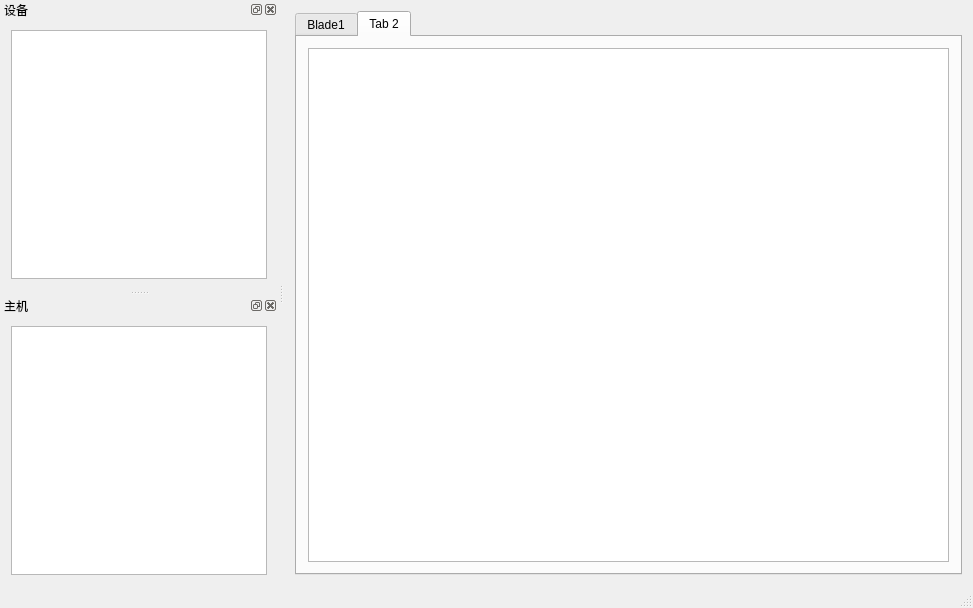
<?xml version="1.0" encoding="UTF-8"?>
<ui version="4.0">
 <class>Monitor</class>
 <widget class="QMainWindow" name="Monitor">
  <property name="geometry">
   <rect>
    <x>0</x>
    <y>0</y>
    <width>973</width>
    <height>608</height>
   </rect>
  </property>
  <property name="windowTitle">
   <string>Monitor</string>
  </property>
  <property name="accessibleName">
   <string/>
  </property>
  <widget class="QWidget" name="centralWidget">
   <layout class="QHBoxLayout" name="horizontalLayout">
    <item>
     <widget class="QTabWidget" name="tabWidget">
      <property name="currentIndex">
       <number>1</number>
      </property>
      <widget class="QWidget" name="tab">
       <attribute name="title">
        <string>Blade1</string>
       </attribute>
       <layout class="QHBoxLayout" name="horizontalLayout_2">
        <item>
         <widget class="QTableWidget" name="tableWidget"/>
        </item>
       </layout>
      </widget>
      <widget class="QWidget" name="tab_2">
       <attribute name="title">
        <string>Tab 2</string>
       </attribute>
       <layout class="QHBoxLayout" name="horizontalLayout_3">
        <item>
         <widget class="QTableWidget" name="tableWidget_3"/>
        </item>
       </layout>
      </widget>
     </widget>
    </item>
   </layout>
  </widget>
  <widget class="QMenuBar" name="menuBar">
   <property name="geometry">
    <rect>
     <x>0</x>
     <y>0</y>
     <width>973</width>
     <height>26</height>
    </rect>
   </property>
  </widget>
  <widget class="QStatusBar" name="statusBar"/>
  <widget class="QDockWidget" name="dockWidget_2">
   <property name="accessibleDescription">
    <string/>
   </property>
   <property name="windowTitle">
    <string>设备</string>
   </property>
   <attribute name="dockWidgetArea">
    <number>1</number>
   </attribute>
   <widget class="QWidget" name="dockWidgetContents_2">
    <layout class="QVBoxLayout" name="verticalLayout_3">
     <item>
      <widget class="QTableWidget" name="tableWidget_2"/>
     </item>
    </layout>
   </widget>
  </widget>
  <widget class="QDockWidget" name="dockWidget">
   <property name="windowIcon">
    <iconset>
     <normaloff>Res/maxbutton_icon.png</normaloff>Res/maxbutton_icon.png</iconset>
   </property>
   <property name="toolTip">
    <string>&lt;html&gt;&lt;head/&gt;&lt;body&gt;&lt;p&gt;shijian&lt;/p&gt;&lt;p&gt;&lt;br/&gt;&lt;/p&gt;&lt;/body&gt;&lt;/html&gt;</string>
   </property>
   <property name="windowTitle">
    <string>主机</string>
   </property>
   <attribute name="dockWidgetArea">
    <number>1</number>
   </attribute>
   <widget class="QWidget" name="dockWidgetContents">
    <layout class="QVBoxLayout" name="verticalLayout">
     <item>
      <widget class="QTableView" name="tableView"/>
     </item>
    </layout>
   </widget>
  </widget>
 </widget>
 <layoutdefault spacing="6" margin="11"/>
 <resources/>
 <connections/>
</ui>
